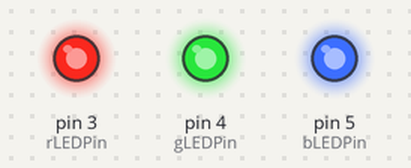
Recording of a sketch running on a simulated Arduino Uno, built with avr-gcc and run on an emulated ATmega328P. Shown: output pins drawn as LEDs (lit = HIGH).

Above: at 0.05 s.
At 1.0 s:
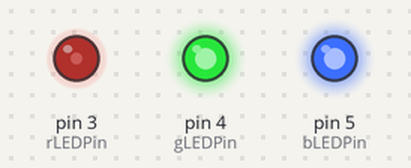
At 2.0 s:
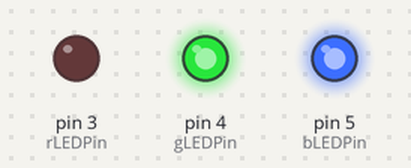
At 4.0 s:
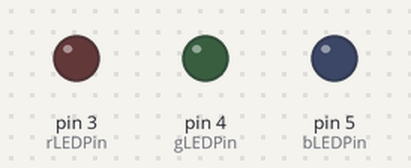
At 6.0 s:
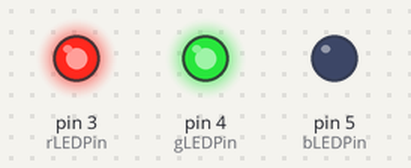
At 8.0 s:
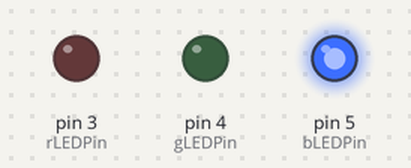
Timing chart, 0 to 10.4 s (numbered marks = the images above):
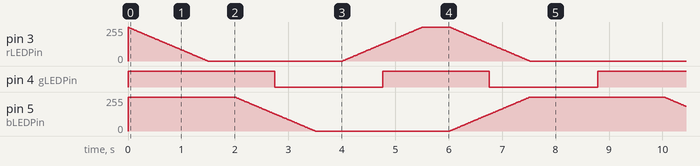

The sketch:

Desk_Lamp_Trial.ino
```cpp
// PWM pins (marked with ~ on Arduino)
const int rLEDPin = 3;
const int gLEDPin = 4;
const int bLEDPin = 5;

// Current RGB brightness state (0 = ON, 255 = OFF for Common Anode)
float currentR = 255;
float currentG = 255;
float currentB = 255;

void setup() {
  pinMode(rLEDPin, OUTPUT);
  pinMode(gLEDPin, OUTPUT);
  pinMode(bLEDPin, OUTPUT);

  // Start with LED off
  setColor(255, 255, 255);
}

void loop() {
  // Red (R: ON, G: OFF, B: OFF)
  fadeToColor(0, 255, 255, 1500);
  delay(500);

  // White (R: ON, G: ON, B: ON)
  fadeToColor(0, 0, 0, 1500);
  delay(500);

  // Blue (R: OFF, G: OFF, B: ON)
  fadeToColor(255, 255, 0, 1500);
  delay(500);

  // Yellow (R: ON, G: ON, B: OFF)
  fadeToColor(0, 0, 255, 1500);
  delay(500);
}

// Function to directly set pin outputs
void setColor(int r, int g, int b) {
  analogWrite(rLEDPin, r);
  analogWrite(gLEDPin, g);
  analogWrite(bLEDPin, b);
  currentR = r;
  currentG = g;
  currentB = b;
}

// Function to smoothly transition from current color to target color
void fadeToColor(int targetR, int targetG, int targetB, int durationMs) {
  int steps = 100;
  float delayPerStep = (float)durationMs / steps;

  float stepR = (targetR - currentR) / steps;
  float stepG = (targetG - currentG) / steps;
  float stepB = (targetB - currentB) / steps;

  for (int i = 0; i < steps; i++) {
    currentR += stepR;
    currentG += stepG;
    currentB += stepB;

    analogWrite(rLEDPin, (int)currentR);
    analogWrite(gLEDPin, (int)currentG);
    analogWrite(bLEDPin, (int)currentB);

    delay((int)delayPerStep);
  }

  // Ensure target color is exact at the end
  setColor(targetR, targetG, targetB);
}
```

Measured:
- by itself, pin 4 (gLEDPin): alternates HIGH for 2.0 s and LOW for 2.0 s
